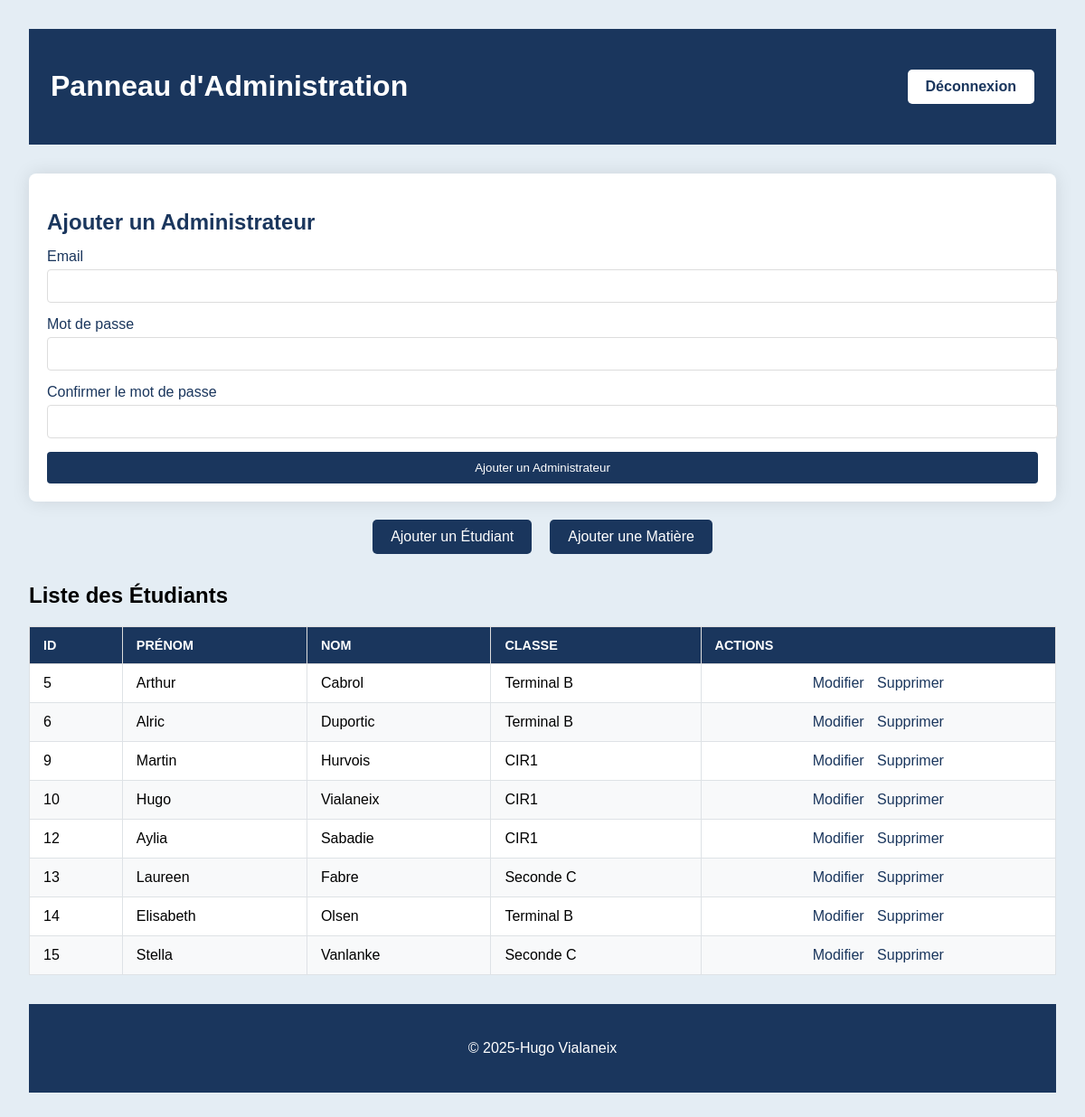
The page /tp10/admin.php (signed in) on the database its author committed.
### tables this page shows
CREATE TABLE `etudiants` (
  `id` int(5) NOT NULL,
  `prenom` varchar(50) NOT NULL,
  `nom` varchar(50) NOT NULL,
  `classe_id` int(10) NOT NULL
);

CREATE TABLE `classes` (
  `id` int(10) NOT NULL,
  `libelle` varchar(55) NOT NULL
);

### tp10/admin.php (the view, shortened to what this page needs)
<?php
require('Model/pdo.php');
$etudiant = $dbPDO->prepare("
SELECT etudiants.*, classes.libelle as classe_nom
FROM etudiants
JOIN classes ON etudiants.classe_id = classes.id
");
$etudiant->execute();
$etudiants = $etudiant->fetchAll();
?>
<!DOCTYPE html>
<html lang="fr">
<head>
</head>
<body>
    <header>
        <h1>Panneau d'Administration</h1>
        <a href="logout.php" class="logout-btn">Déconnexion</a>
    </header>
    <div class="container">
        <div class="admin-form">
            <h2>Ajouter un Administrateur</h2>
            <form method="post" action="">
                <div class="form-group">
                    <label for="email">Email</label>
                    <input type="email" id="email" name="email" required>
                </div>
                <div class="form-group">
                    <label for="password">Mot de passe</label>
                    <input type="password" id="password" name="password" required>
                </div>
                <div class="form-group">
                    <label for="confirm_password">Confirmer le mot de passe</label>
                    <input type="password" id="confirm_password" name="confirm_password" required>
                </div>
                <button type="submit" class="submit-btn">Ajouter un Administrateur</button>
            </form>
        </div>
        <div class="action-buttons">
            <a href="../tp10/View/nouvel_etudiant.php" class="action-btn">Ajouter un Étudiant</a>
            <a href="../tp10/View/nouvelle_matiere.php" class="action-btn">Ajouter une Matière</a>
        </div>
        <section class="table-section">
            <h2>Liste des Étudiants</h2>
            <table>
                <thead>
                    <tr>
                        <th>ID</th>
                        <th>Prénom</th>
                        <th>Nom</th>
                        <th>Classe</th>
                        <th>Actions</th>
                    </tr>
                </thead>
                <tbody>
                    <?php foreach($etudiants as $e): ?>
                    <tr>
                        <td><?= htmlspecialchars($e['id']) ?></td>
                        <td><?= htmlspecialchars($e['prenom']) ?></td>
                        <td><?= htmlspecialchars($e['nom']) ?></td>
                        <td><?= htmlspecialchars($e['classe_nom']) ?></td>
                        <td class="action-column">
                            <a href="../tp10/View/modif_etudiant.php?id=<?= $e['id'] ?>">Modifier</a>
                            <a href="../tp10/View/suppression_etudiant.php?id=<?= $e['id'] ?>" onclick="return confirm('Voulez-vous vraiment supprimer cet étudiant ?');">Supprimer</a>
                        </td>
                    </tr>
                    <?php endforeach; ?>
                </tbody>
            </table>
        </section>
    </div>
    <footer>
        <p>&copy 2025-Hugo Vialaneix</p>
    </footer>
</body>
</html>

### tp10/admin.php (style rules this page uses)
body { background-color:rgb(228, 237, 244); font-family: 'Arial', sans-serif; margin: 2rem; }
header { background-color: #1a365d; color: white; padding: 1.5rem; text-align: center; margin-bottom: 2rem; display: flex; justify-content: space-between; align-items: center; }
.action-buttons { display: flex; justify-content: center; margin-bottom: 2rem; gap: 20px; }
.action-btn { background-color: #1a365d; color: white; padding: 10px 20px; text-decoration: none; border-radius: 5px; transition: background-color 0.3s; }
.logout-btn { background-color: white; color: #1a365d; padding: 10px 20px; text-decoration: none; border-radius: 5px; font-weight: bold; transition: background-color 0.3s, color 0.3s; }
table { width: 100%; border-collapse: collapse; background-color: white; }
thead { background-color: #1a365d; color: white; }
th, td { padding: 12px 15px; text-align: left; border: 1px solid #ddd; }
th { font-weight: bold; text-transform: uppercase; font-size: 0.9em; }
tbody tr:nth-child(even) { background-color: #f8f9fa; }
td { border: 1px solid #dee2e6; }
.action-column { text-align: center; }
.action-column a { margin: 0 5px; color: #1a365d; text-decoration: none; }
footer { background-color: #1a365d; color: white; text-align: center; padding: 1.5rem; margin-top: 2rem; }
.admin-form { background-color: white; padding: 20px; border-radius: 8px; box-shadow: 0 0 20px rgba(0, 0, 0, 0.1); margin-bottom: 20px; }
.admin-form h2 { color: #1a365d; margin-bottom: 15px; }
.admin-form .form-group { margin-bottom: 15px; }
.admin-form label { display: block; margin-bottom: 5px; color: #1a365d; }
.admin-form input { width: 100%; padding: 10px; border: 1px solid #ddd; border-radius: 4px; }
.admin-form .submit-btn { width: 100%; padding: 10px; background-color: #1a365d; color: white; border: none; border-radius: 4px; cursor: pointer; transition: background-color 0.3s; }

### rows shown on the page
etudiants: id "5", prenom "Arthur", nom "Cabrol", classe.libelle "Terminal B"
etudiants: id "6", prenom "Alric", nom "Duportic", classe.libelle "Terminal B"
etudiants: id "9", prenom "Martin", nom "Hurvois", classe.libelle "CIR1"
etudiants: id "10", prenom "Hugo", nom "Vialaneix", classe.libelle "CIR1"
etudiants: id "12", prenom "Aylia", nom "Sabadie", classe.libelle "CIR1"
etudiants: id "13", prenom "Laureen", nom "Fabre", classe.libelle "Seconde C"
etudiants: id "14", prenom "Elisabeth", nom "Olsen", classe.libelle "Terminal B"
etudiants: id "15", prenom "Stella", nom "Vanlanke", classe.libelle "Seconde C"
